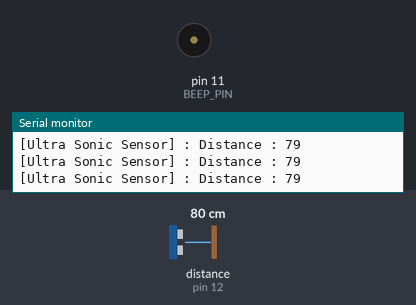
A sketch run on a simulated Arduino Uno, built with avr-gcc and run on an emulated ATmega328P. On the bench: buzzer (waves = sounding), the last lines printed to the serial monitor. Wiring (inferred from the names in the program): ultrasonic range finder: trigger pin 13; echo pin 12. Inputs (shaded band) come from the test bench; at power-on: distance to the obstacle (sensor on pin 12) 80 cm. The echo pulse lasts 58.3 µs per cm.

Above: at 1.2 s.
1.3 s: distance to the obstacle (sensor on pin 12) set to 67 cm
4.3 s: distance to the obstacle (sensor on pin 12) set to 59 cm
At 5.3 s:
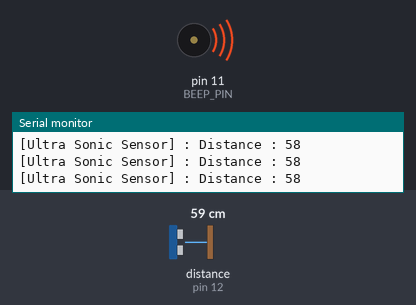
5.8 s: distance to the obstacle (sensor on pin 12) set to 2 cm
At 6.5 s:
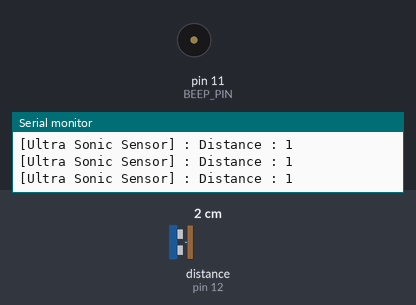
Timing chart, 0 to 8.8 s (numbered marks = the images above; inputs shaded):
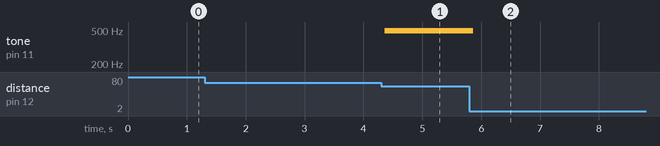

The sketch:

Ultrasonic.c.ino
```cpp
#define TRIG_PIN 13
#define ECHO_PIN 12
#define BEEP_PIN 11 // The PIN Should be PWM


void Ultra() {
  long duration;
  long distance;
  digitalWrite(TRIG_PIN, LOW);
  delayMicroseconds(2);
  digitalWrite(TRIG_PIN, HIGH);
  delayMicroseconds(10);
  digitalWrite(TRIG_PIN, LOW);

  duration = pulseIn(ECHO_PIN, HIGH);

  distance = (duration*.0343)/2;

  if (distance >300 || distance < 0)
  {
    Serial.println("[Ultra Sonic Sensor] : Bad Reading\n\r");
  }
  else
  {
    Serial.print("[Ultra Sonic Sensor] : Distance : ");
    Serial.println(distance);

    if (distance < 61 && distance  > 50){
      analogWrite(BEEP_PIN, 63);
    }
    if (distance < 51 && distance > 40){
      analogWrite(BEEP_PIN, 127);
    }
    if (distance < 41 && distance > 20){
      analogWrite(BEEP_PIN, 191);
    }
    if (distance < 21){
      analogWrite(BEEP_PIN, 256);
    }
  }

}
void setup() {
  // initialize digital pin LED_BUILTIN as an output.
  pinMode(TRIG_PIN, OUTPUT);
  pinMode(ECHO_PIN, INPUT);
  pinMode(BEEP_PIN, OUTPUT);
  Serial.begin(9600);

}
void loop()
{
  Ultra();
}
```

Measured:
- the behaviour switches between 62 and 61 cm on distance to the obstacle (sensor on pin 12) (found by bisection; images 0 and 1)
- after the input at 4.3 s, tone on pin 11 (BEEP_PIN): silent → 490 Hz after 0.06 s
- after the input at 5.8 s, tone on pin 11 (BEEP_PIN): 490 Hz → silent after 0.06 s
